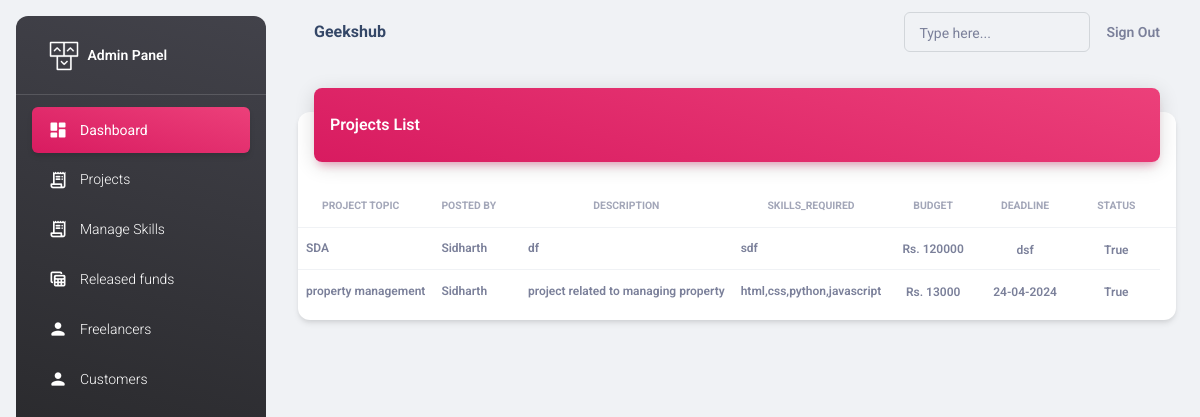
The page /adminapp/projects/ (signed in) on the database its author committed.
### adminapp/models.py (models this page shows)
class Project(models.Model):
    buyer=models.ForeignKey(Buyer,on_delete=models.CASCADE)
    title=models.CharField(max_length=100)
    description=models.CharField(max_length=100)
    skills_required=models.CharField(max_length=100)
    budget=models.PositiveIntegerField()
    category=models.CharField(max_length=100)
    tags=models.CharField(max_length=100)
    deadline=models.CharField(max_length=100)
    status= models.BooleanField(default=True)

class User(AbstractUser):
    ROLE_CHOICES = [
        ("admin","Admin"),
        ("coder", "Coder"),
        ("buyer", "Buyer"),
    ]
    role = models.CharField(max_length=200, choices=ROLE_CHOICES, default="coder")

class Buyer(User):
    name = models.CharField(max_length=100)
    phone = models.CharField(max_length=100)
    email_address = models.EmailField()
    address = models.CharField(max_length=100)
    companyname=models.CharField(max_length=100)
    country=models.CharField(max_length=100)

### adminapp/views.py (the view)
# urls.py: path("projects/",views.ProjectsView.as_view(),name="projects"),
@method_decorator(decs,name="dispatch")
class ProjectsView(ListView):
    template_name="adminapp/projects.html"
    model=Project
    context_object_name="projects"

### adminapp/views.py (called while the page is built)
def signin_required(fn):
    def wrapper(request,*args,**kwargs):
        if not request.user.is_authenticated:
            messages.error(request,"invalid session!..please login")
            return redirect("adminsignin")
        else:
            return fn(request,*args,**kwargs)
    return wrapper

def is_admin(fn):
    def wrapper(request,*args,**kwargs):
        if not request.user.is_superuser:
            messages.error(request,"Permission denied for current user !")
            return redirect("adminsignin")
        else:
            return fn(request,*args,**kwargs)
    return wrapper

### adminapp/templates/adminapp/projects.html
{%extends 'adminapp/base.html'%}
{%load static%}
{%block body_block%}
<div class="container-fluid py-4">
    <div class="row">
      <div class="col-12">
        <div class="card my-4">
          <div class="card-header p-0 position-relative mt-n4 mx-3 z-index-2">
            <div class="bg-gradient-primary shadow-primary border-radius-lg pt-4 pb-3">
              <h6 class="text-white text-capitalize ps-3">Projects List</h6>
            </div>
          </div>
          <div class="card-body px-0 pb-2">
            <div class="table-responsive p-0">
              <table class="table align-items-center mb-0">
                <thead>
                  <tr>
                    <th class="text-uppercase text-secondary text-xxs font-weight-bolder opacity-7">Project Topic</th>
                    <th class="text-uppercase text-secondary text-xxs font-weight-bolder opacity-7 ps-2">Posted By</th>
                    <th class="text-center text-uppercase text-secondary text-xxs font-weight-bolder opacity-7">Description</th>
                    <th class="text-center text-uppercase text-secondary text-xxs font-weight-bolder opacity-7">skills_required</th>
                    <th class="text-center text-uppercase text-secondary text-xxs font-weight-bolder opacity-7">budget</th>
                    <th class="text-center text-uppercase text-secondary text-xxs font-weight-bolder opacity-7">deadline</th>
                    <th class="text-center text-uppercase text-secondary text-xxs font-weight-bolder opacity-7">status</th>
                    <th class="text-secondary opacity-7"></th>
                  </tr>
                </thead>
                <tbody>
                    {%for p in projects%}
                        <tr>
                          <td>
                            <p class="text-xs font-weight-bold mb-0">{{p.title}}</p>
                            </td>
                            <td>
                            <p class="text-xs font-weight-bold mb-0">{{p.buyer.name}}</p>
                            </td>
                            <td>
                                <p class="text-xs font-weight-bold mb-0">{{p.description}}</p>
                            </td>
                            <td>
                                <p class="text-xs font-weight-bold mb-0">{{p.skills_required}}</p>
                            </td>
                            <td class="align-middle text-center text-sm">
                            <span class="text-secondary text-xs font-weight-bold">Rs. {{p.budget}}</span>
                            </td>
                            <td class="align-middle text-center">
                            <span class="text-secondary text-xs font-weight-bold">{{p.deadline}}</span>
                            </td>
                            <td class="align-middle text-center">
                              <span class="text-secondary text-xs font-weight-bold">{{p.status}}</span>
                            </td>
                        </tr>
                    {%endfor%}
                </tbody>
              </table>
            </div>
          </div>
        </div>
      </div>
    </div>
  </div>
{%endblock%}

### rows shown on the page
Project: title "SDA", buyer.name "Sidharth", description "df", skills_required "sdf", budget "120000", deadline "dsf", status "True"
Project: title "property management", buyer.name "Sidharth", description "project related to managing property", skills_required "html,css,python,javascript", budget "13000", deadline "24-04-2024", status "True"
